Frame 1 (no input): blank canvas, image omitted
Frame 60 (no input): blank canvas, image omitted
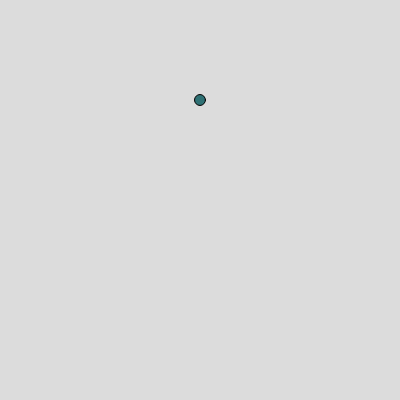
Frame 120 (the mouse pressed at the canvas centre since frame 60)

The p5.js sketch whose frames 1 and 60 were blank and that drew this single picture after the mouse press (run headless with seeded random() and noise() and a simulated clock; from frame 60 on, the mouse is pressed at the canvas centre):

// p5.js sketch
// ── sketch.js
// Avery Wilkins 
// using class to create balls that shoot when mouse clicked 
// using class to crate balls that shoot when mouse clicked

let balls = [];

function setup() {
  createCanvas(400, 400);
}

function draw() {
  background(220);

 for (let i = 0; i < balls.length; i++) {
  let ball = balls[i];
  ball.update();
  ball.display();
}
}

function mousePressed() {
  let startX = width / 2; //  bottom center of canvas
  let startY = height;

  let dx = mouseX - startX;
  let dy = mouseY - startY; //distance from start to mouse 
  let mag = sqrt(dx * dx + dy * dy); 

  let speed = 5;
  let vx = (dx / mag) * speed;
  let vy = (dy / mag) * speed;

  balls.push(new Ball(startX, startY, 20, vx, vy));
}

class Ball {
  constructor(x, y, diameter, vx, vy) { 
    this.x = x;
    this.y = y;
    this.diameter = diameter;
    this.vx = vx; // velocity in x direction
    this.vy = vy; // velocity in y direction

    this.r = random(255);
    this.g = random(255);
    this.b = random(255);
  }

  update() {
    // move
    this.x += this.vx;
    this.y += this.vy;

    // change size
    this.diameter *= 0.99;

    // change color gradually
    this.r = (this.r + 2) % 255;
    this.g = (this.g + 1) % 255;
    this.b = (this.b + 3) % 255;

  }

  display() {
    fill(this.r, this.g, this.b);
    ellipse(this.x, this.y, this.diameter);
  }
}
